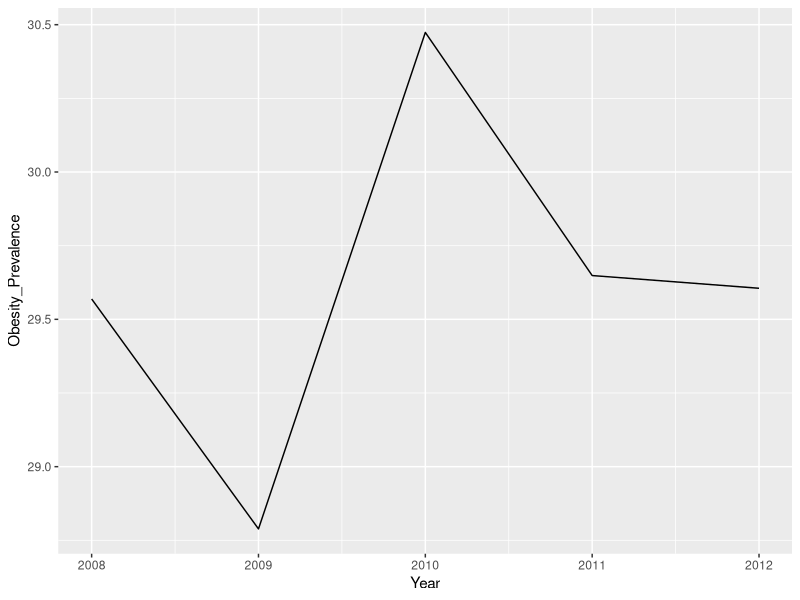
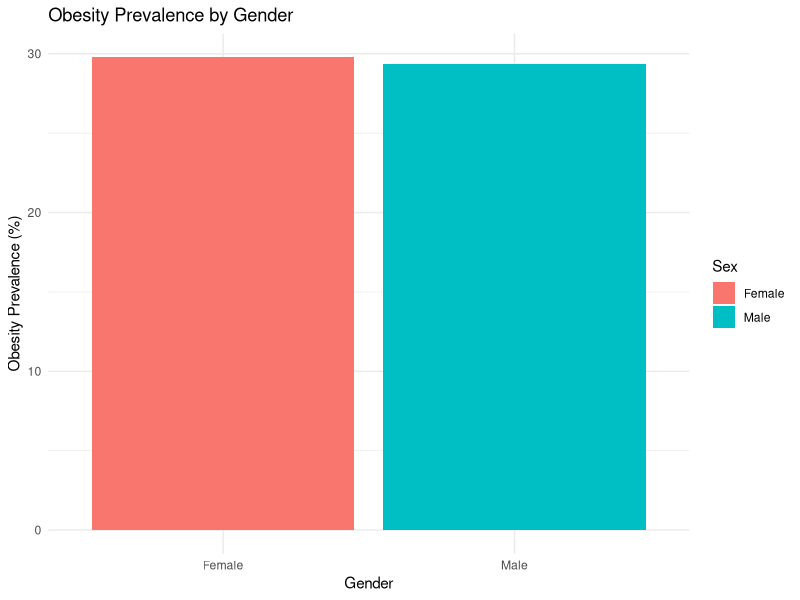
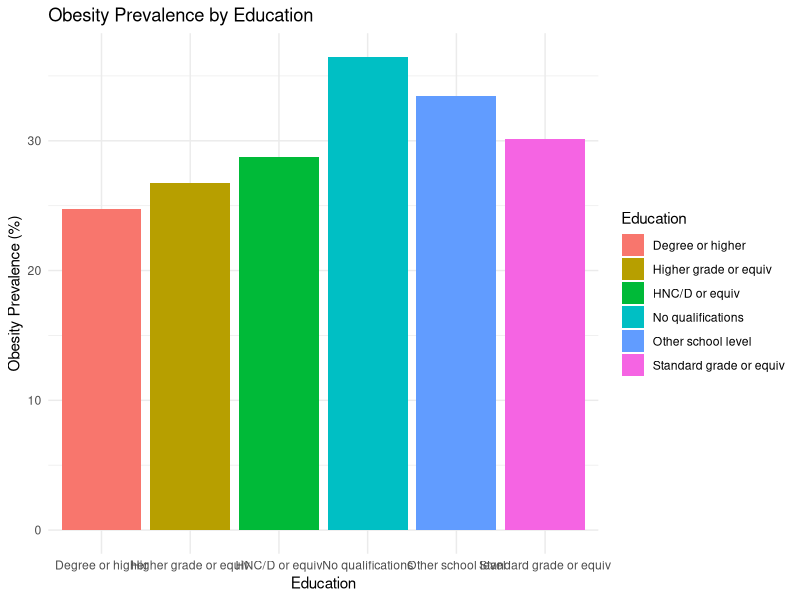
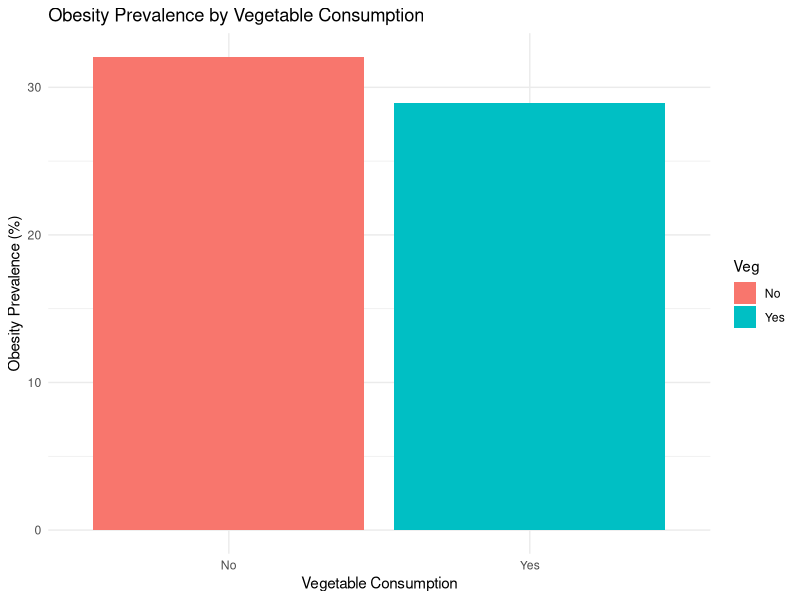
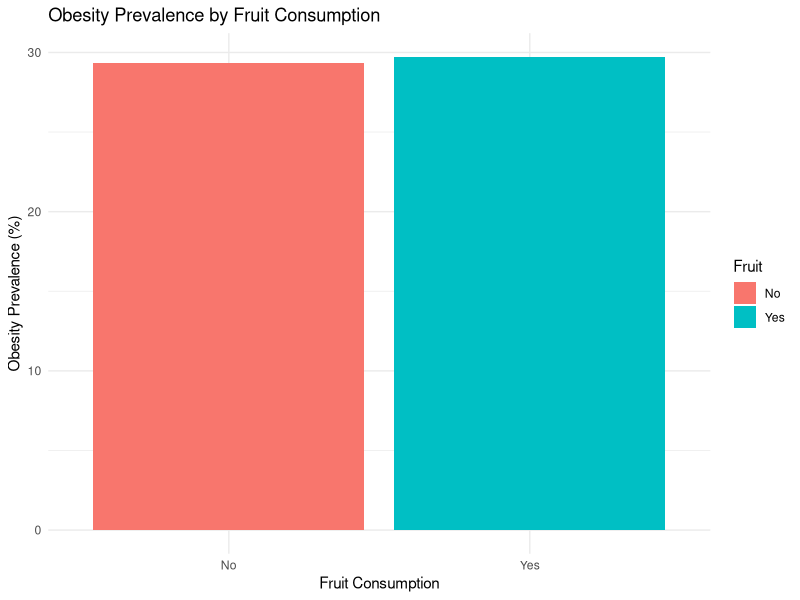
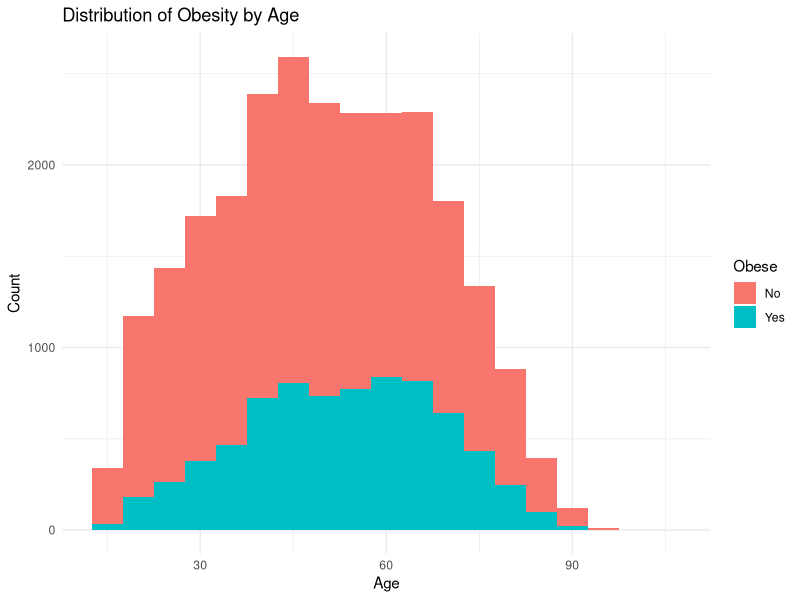
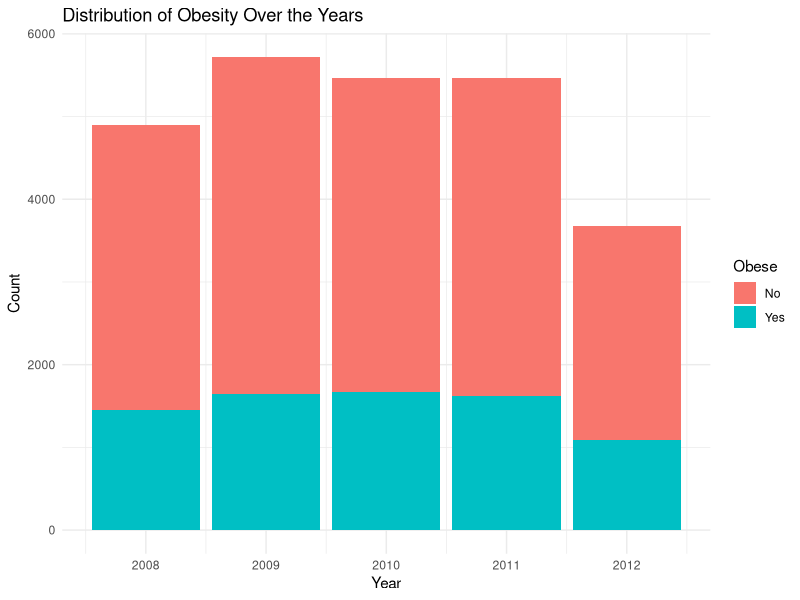

Source code (R) for these figures, in order:
library(readr)
library(dplyr)
library(ggplot2)
library(tidyverse)


data <- read_csv("DAProject1.csv")


obesity_by_time <- data |>
  group_by(Year)|>
  summarise(Obesity_Prevalence = mean(Obese=="Yes") *100 )

ggplot(obesity_by_time, aes(x=Year, y=Obesity_Prevalence))+
  geom_line()


obesity_by_sex <- data |>
  group_by(Sex) |>
  summarise(Obesity_Prevalence = mean(Obese == "Yes") * 100)

obesity_by_education <- data |>
  group_by(Education) |>
  summarise(Obesity_Prevalence = mean(Obese == "Yes") * 100)

obesity_by_veg <- data |>
  group_by(Veg) |>
  summarise(Obesity_Prevalence = mean(Obese == "Yes") * 100)

obesity_by_fruit <- data |>
  group_by(Fruit) |>
  summarise(Obesity_Prevalence = mean(Obese == "Yes") * 100)






ggplot(data = obesity_by_sex, aes(x = Sex, y = Obesity_Prevalence, fill = Sex)) +
  geom_bar(stat = "identity") +
  labs(title = "Obesity Prevalence by Gender",
       x = "Gender",
       y = "Obesity Prevalence (%)") +
  theme_minimal()

ggplot(data = obesity_by_education, aes(x = Education, y = Obesity_Prevalence, fill = Education)) +
  geom_bar(stat = "identity") +
  labs(title = "Obesity Prevalence by Education",
       x = "Education",
       y = "Obesity Prevalence (%)") +
  theme_minimal()

ggplot(data = obesity_by_veg, aes(x = Veg, y = Obesity_Prevalence, fill = Veg)) +
  geom_bar(stat = "identity") +
  labs(title = "Obesity Prevalence by Vegetable Consumption",
       x = "Vegetable Consumption",
       y = "Obesity Prevalence (%)") +
  theme_minimal()

ggplot(data = obesity_by_fruit, aes(x = Fruit, y = Obesity_Prevalence, fill = Fruit)) +
  geom_bar(stat = "identity") +
  labs(title = "Obesity Prevalence by Fruit Consumption",
       x = "Fruit Consumption",
       y = "Obesity Prevalence (%)") +
  theme_minimal()








ggplot(data, aes(x = Age, fill = Obese)) +
  geom_histogram(binwidth = 5) +
  labs(title = "Distribution of Obesity by Age",
       x = "Age",
       y = "Count") +
  theme_minimal()


ggplot(data, aes(x = Year, fill = Obese)) +
  geom_bar() +
  labs(title = "Distribution of Obesity Over the Years",
       x = "Year",
       y = "Count") +
  theme_minimal()





